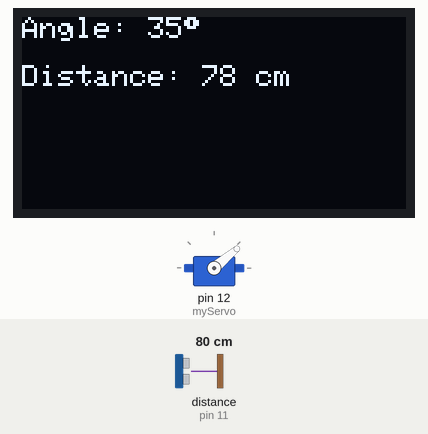
This sketch was run on a simulated Arduino Uno, built with avr-gcc and run on an emulated ATmega328P. Parts: servo, 128×64 one-colour display. Wiring (inferred from the names in the program): ultrasonic range finder: trigger pin 10; echo pin 11. Inputs (shaded band) come from the test bench; at power-on: distance to the obstacle (sensor on pin 11) 80 cm. The echo pulse lasts 58.3 µs per cm; what the sketch prints to the serial monitor is not drawn.

Above: at 3.2 s.
3.3 s: distance to the obstacle (sensor on pin 11) set to 18 cm
At 3.73 s:
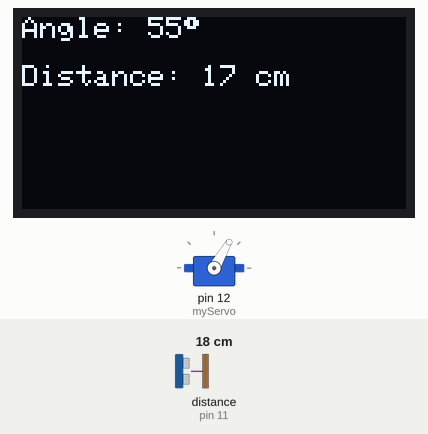
5.5 s: distance to the obstacle (sensor on pin 11) set to 2 cm
At 5.69 s:
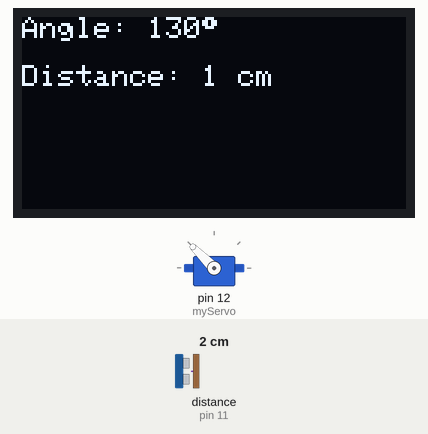
7.6 s: distance to the obstacle (sensor on pin 11) set to 9 cm
At 7.77 s:
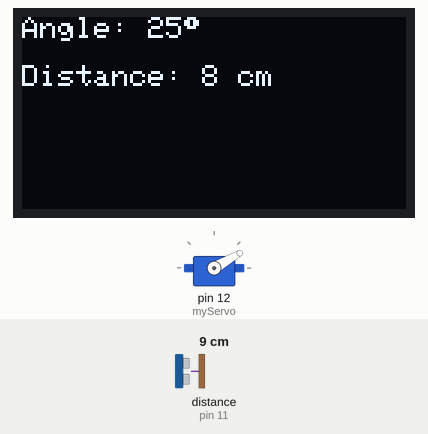
9.2 s: distance to the obstacle (sensor on pin 11) set to 35 cm
At 9.34 s:
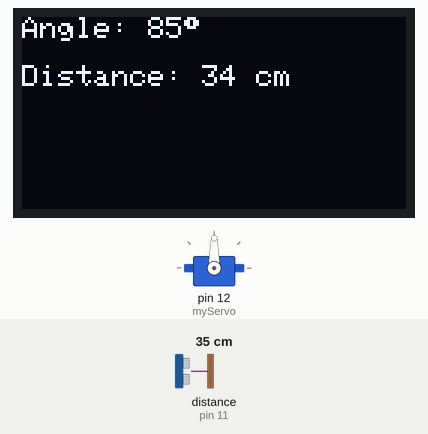
Timing chart, 0 to 11.7 s (numbered marks = the images above; inputs shaded):
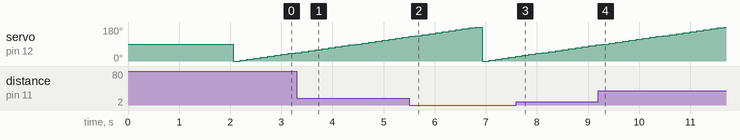

The sketch:

code22.ino
```cpp
#include <Servo.h>
#include <Wire.h>
#include <Adafruit_GFX.h>
#include <Adafruit_SSD1306.h>

#define SCREEN_WIDTH 128
#define SCREEN_HEIGHT 64

Adafruit_SSD1306 display(SCREEN_WIDTH, SCREEN_HEIGHT, &Wire, -1);
Servo myServo;

const int trigPin = 10;
const int echoPin = 11;

long duration;
int distance;

void setup() {
  pinMode(trigPin, OUTPUT);
  pinMode(echoPin, INPUT);

  Serial.begin(9600);
  myServo.attach(12);

  if (!display.begin(SSD1306_SWITCHCAPVCC, 0x3C)) {
    while (true); // halt if OLED not found
  }

  display.clearDisplay();
  display.setTextSize(1);
  display.setTextColor(SSD1306_WHITE);
  display.setCursor(0, 0);
  display.println("OLED Radar Ready");
  display.display();
  delay(2000);
}

void loop() {
  for (int angle = 0; angle <= 180; angle += 5) {
    myServo.write(angle);
    delay(100);
    distance = getDistance();

    display.clearDisplay();
    display.setCursor(0, 0);
    display.print("Angle: ");
    display.print(angle);
    display.print((char)247); // degree symbol

    display.setCursor(0, 16);
    display.print("Distance: ");
    display.print(distance);
    display.println(" cm");

    display.display();

    Serial.print("Angle: ");
    Serial.print(angle);
    Serial.print(" | Distance: ");
    Serial.println(distance);
  }
}

int getDistance() {
  digitalWrite(trigPin, LOW); delayMicroseconds(2);
  digitalWrite(trigPin, HIGH); delayMicroseconds(10);
  digitalWrite(trigPin, LOW);
  duration = pulseIn(echoPin, HIGH, 30000);
  if (duration == 0) return 0;
  return duration * 0.034 / 2;
}
```
